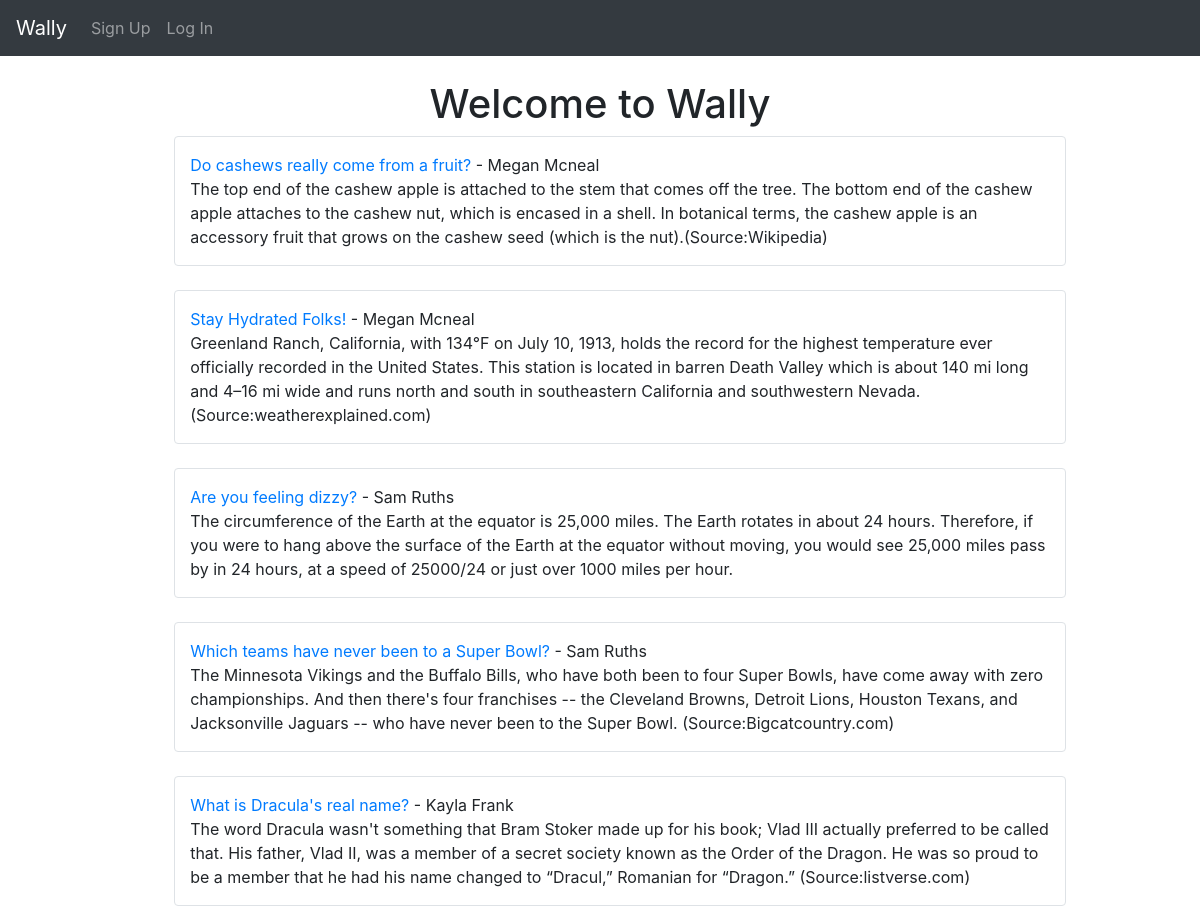
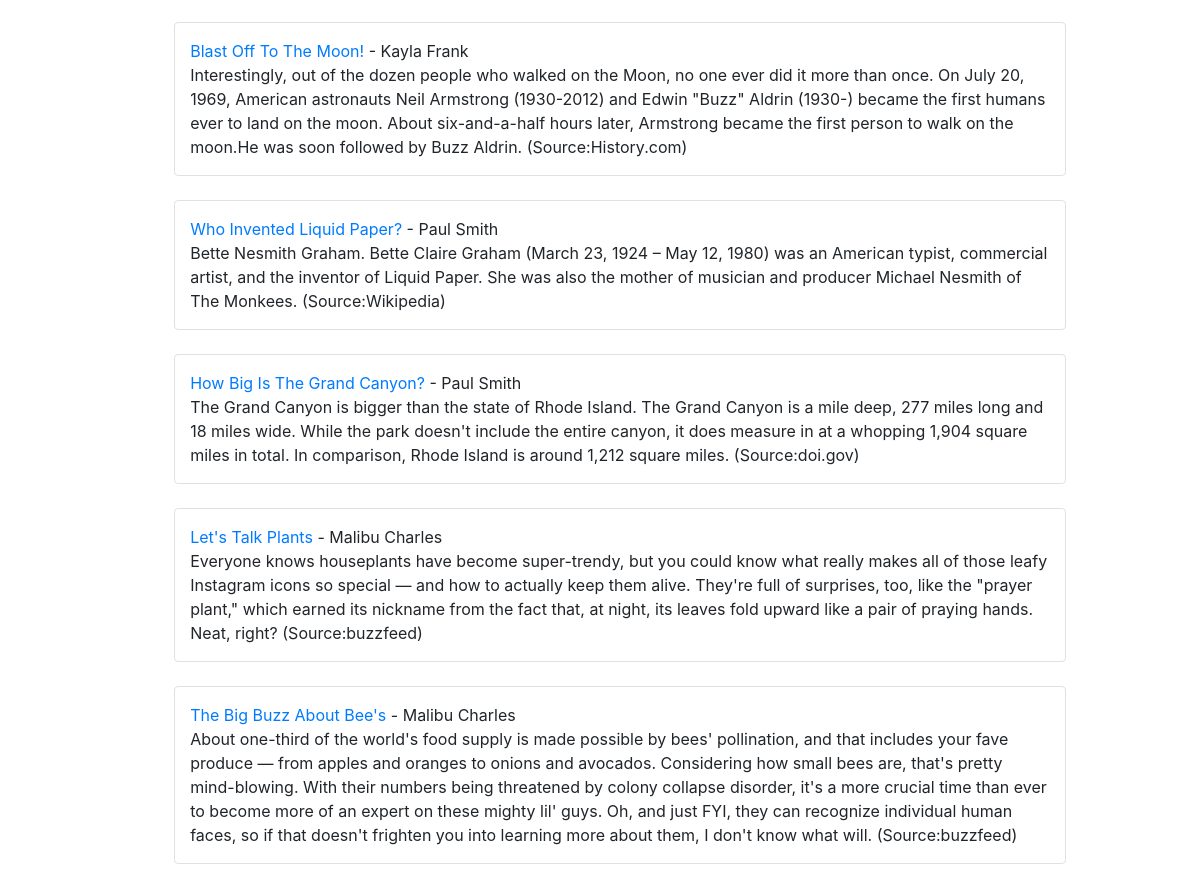
The page / on the database its author committed (2 pictures, top to bottom).
### thewally/models.py (models this page shows)
class Post(models.Model):
    title = models.CharField(max_length=255)
    title_tag = models.CharField(max_length=255)
    author = models.ForeignKey(User, on_delete=models.CASCADE)
    body = models.TextField()

### thewally/views.py (the view)
# urls.py: path('', HomeView.as_view(), name="home"),
class HomeView(ListView):
    model = Post
    template_name = 'home.html'
    ordering = ['-id']

### thewally/templates/home.html (shortened to what this page needs)
{% extends 'base.html' %}
{% block content %}
<div class="row text-center">
  <div class="col">
<h1>Welcome to Wally</h1>
</div>
</div>
<ul>
{% for post in object_list %}
   <ul class="col-12 col-md-10 mx-auto border rounded py-3 mb-4"><a href="{% url 'article-detail' post.pk %}">{{post.title}}</a>
      - {{post.author.first_name}}
      {{post.author.last_name}}
    <br/>
    {{post.body}}</ul>
{% endfor%}
</ul>
{% endblock %}

### rows shown on the page
Post: title "Do cashews really come from a fruit?", author.first_name "Megan", author.last_name "Mcneal", body "The top end of the cashew apple is attached to the stem that comes off the tree. The bottom end of the cashew apple attaches to the cashew nut, which is encased in a shell. In botanical terms, the cashew apple is an accessory fruit that grows on the cashew seed (which is the nut).(Source:Wikipedia)"
Post: title "Stay Hydrated Folks!", author.first_name "Megan", author.last_name "Mcneal", body "Greenland Ranch, California, with 134°F on July 10, 1913, holds the record for the highest temperature ever officially recorded in the United States. This station is located in barren Death Valley which is about 140 mi long and 4–16 mi wide and runs north and south in southeastern California and southwestern Nevada.(Source:weatherexplained.com)"
Post: title "Are you feeling dizzy?", author.first_name "Sam", author.last_name "Ruths", body "The circumference of the Earth at the equator is 25,000 miles. The Earth rotates in about 24 hours. Therefore, if you were to hang above the surface of the Earth at the equator without moving, you would see 25,000 miles pass by in 24 hours, at a speed of 25000/24 or just over 1000 miles per hour."
Post: title "Which teams have never been to a Super Bowl?", author.first_name "Sam", author.last_name "Ruths", body "The Minnesota Vikings and the Buffalo Bills, who have both been to four Super Bowls, have come away with zero championships. And then there's four franchises -- the Cleveland Browns, Detroit Lions, Houston Texans, and Jacksonville Jaguars -- who have never been to the Super Bowl. (Source:Bigcatcountry.com)"
Post: title "What is Dracula's real name?", author.first_name "Kayla", author.last_name "Frank", body "The word Dracula wasn't something that Bram Stoker made up for his book; Vlad III actually preferred to be called that. His father, Vlad II, was a member of a secret society known as the Order of the Dragon. He was so proud to be a member that he had his name changed to “Dracul,” Romanian for “Dragon.” (Source:listverse.com)"
Post: title "Blast Off To The Moon!", author.first_name "Kayla", author.last_name "Frank", body "Interestingly, out of the dozen people who walked on the Moon, no one ever did it more than once. On July 20, 1969, American astronauts Neil Armstrong (1930-2012) and Edwin \"Buzz\" Aldrin (1930-) became the first humans ever to land on the moon. About six-and-a-half hours later, Armstrong became the first person to walk on the moon.He was soon followed by Buzz Aldrin. (Source:History.com)"
Post: title "Who Invented Liquid Paper?", author.first_name "Paul", author.last_name "Smith", body "Bette Nesmith Graham. Bette Claire Graham (March 23, 1924 – May 12, 1980) was an American typist, commercial artist, and the inventor of Liquid Paper. She was also the mother of musician and producer Michael Nesmith of The Monkees. (Source:Wikipedia)"
Post: title "How Big Is The Grand Canyon?", author.first_name "Paul", author.last_name "Smith", body "The Grand Canyon is bigger than the state of Rhode Island. The Grand Canyon is a mile deep, 277 miles long and 18 miles wide. While the park doesn't include the entire canyon, it does measure in at a whopping 1,904 square miles in total. In comparison, Rhode Island is around 1,212 square miles. (Source:doi.gov)"
Post: title "Let's Talk Plants", author.first_name "Malibu", author.last_name "Charles", body "Everyone knows houseplants have become super-trendy, but you could know what really makes all of those leafy Instagram icons so special — and how to actually keep them alive. They're full of surprises, too, like the \"prayer plant,\" which earned its nickname from the fact that, at night, its leaves fold upward like a pair of praying hands. Neat, right? (Source:buzzfeed)"
Post: title "The Big Buzz About Bee's", author.first_name "Malibu", author.last_name "Charles", body "About one-third of the world's food supply is made possible by bees' pollination, and that includes your fave produce — from apples and oranges to onions and avocados. Considering how small bees are, that's pretty mind-blowing. With their numbers being threatened by colony collapse disorder, it's a more crucial time than ever to become more of an expert on these mighty lil' guys. Oh, and just FYI, they can recognize individual human faces, so if that doesn't frighten you into learning more about them, I don't know what will. (Source:buzzfeed)"
